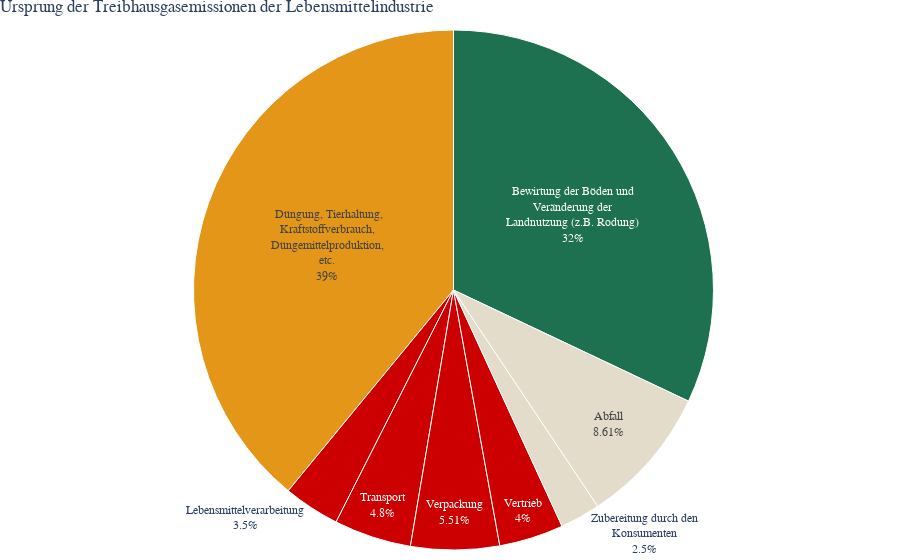

This figure's notebook cell:
### Code cell
#figure
df_impact_steps = pd.read_csv('../Dashboard/fig2_emissions-food-per-step.csv', delimiter=';')

#Change Datatypes
df_impact_steps['step']=df_impact_steps['step'].astype('category')
df_impact_steps['detail']=df_impact_steps['detail'].astype('category')

#Add constant column
#df_impact_steps['sector']='Food Industry'

fig_1_2=go.Figure([
        #Bar 1 : Lebensmittelindustrie
        go.Pie(values=df_impact_steps['percentage'], 
                labels=df_impact_steps['detail'].str.wrap(25).apply(lambda x: x.replace('\n', '<br>')),
                #text
                insidetextorientation='horizontal',
                showlegend=False,
                sort=False,
                customdata=df_impact_steps['step'],
                #hovertext
                hovertext=df_impact_steps['detail'].str.wrap(25).apply(lambda x: x.replace('\n', '<br>')),
                hovertemplate="<b>%{customdata[0]}</b><extra></extra>"
                )
])

#Styling
fig_1_2.update_traces(textinfo='label+percent', 
    marker={'colors': [colors[0], colors[1], colors[2], colors[2], colors[2], colors[2], colors[3], colors[3]],
    'line':{'color': '#fff', 'width': 1}},
    textfont_family=font,
    )
fig_1_2.update_layout(
            title={'text':"Ursprung der Treibhausgasemissionen der Lebensmittelindustrie",'font_family':'Montserrat-Regular, Raleway, sans-serif', 'x':0, 'y':1},
            margin=dict(t=30, b=10, l=10, r=10)
            )

### Figure 1 — Plotly figure (JSON) as saved in the notebook; plotly's stock layout.template omitted (floating-point values rounded to 4 significant figures)
{"data": [{"customdata": ["Flächennutzung", "Landwirtschaftliche Erzeugung", "Lieferkette", "Lieferkette", "Lieferkette", "Lieferkette", "Nach dem Verkauf", "Nach dem Verkauf"], "hovertemplate": "<b>%{customdata[0]}</b><extra></extra>", "hovertext": ["Bewirtung der Böden und<br>Veränderung der<br>Landnutzung (z.B. Rodung)", " Düngung, Tierhaltung,<br>Kraftstoffverbrauch,<br>Düngemittelproduktion,<br>etc.", "Lebensmittelverarbeitung", "Transport", "Verpackung", "Vertrieb", "Zubereitung durch den<br>Konsumenten", "Abfall"], "insidetextorientation": "horizontal", "labels": ["Bewirtung der Böden und<br>Veränderung der<br>Landnutzung (z.B. Rodung)", " Düngung, Tierhaltung,<br>Kraftstoffverbrauch,<br>Düngemittelproduktion,<br>etc.", "Lebensmittelverarbeitung", "Transport", "Verpackung", "Vertrieb", "Zubereitung durch den<br>Konsumenten", "Abfall"], "marker": {"colors": ["#1D7151", "#E39617", "#CC0000", "#CC0000", "#CC0000", "#CC0000", "#E3DCCA", "#E3DCCA"], "line": {"color": "#fff", "width": 1}}, "showlegend": false, "sort": false, "textfont": {"family": "Roboto-light, Gravitas One, Raleway, Arial, sans-serif"}, "textinfo": "label+percent", "type": "pie", "values": [0.32, 0.39, 0.035, 0.048, 0.055, 0.04, 0.025, 0.086]}], "layout": {"margin": {"b": 10, "l": 10, "r": 10, "t": 30}, "title": {"font": {"family": "Montserrat-Regular, Raleway, sans-serif"}, "text": "Ursprung der Treibhausgasemissionen der Lebensmittelindustrie", "x": 0, "y": 1}}}
